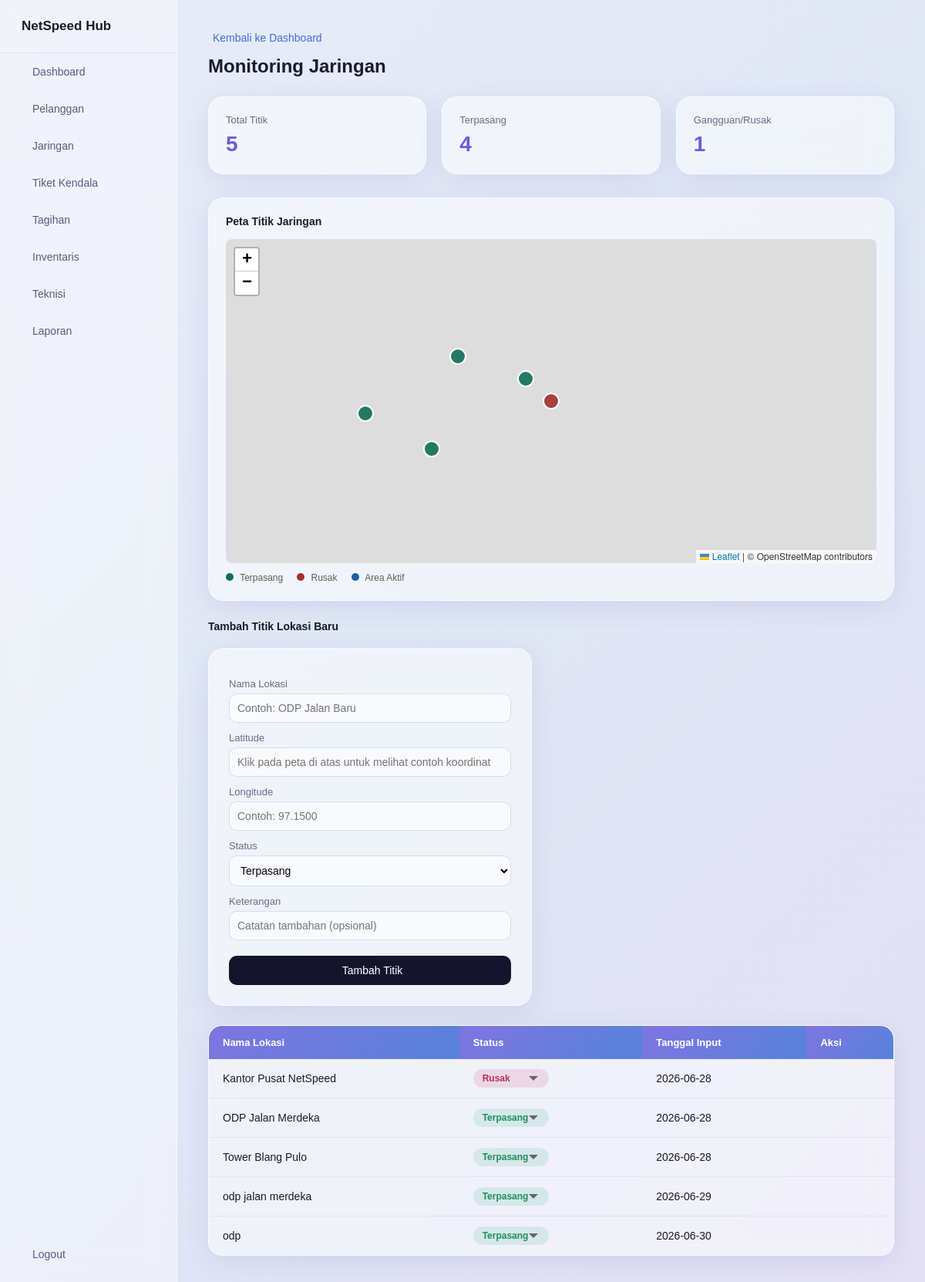
Screenshot of /jaringan (signed in) with the database file from the repository.
### tables this page shows
CREATE TABLE titik_jaringan (
            id INTEGER PRIMARY KEY AUTOINCREMENT,
            nama_lokasi TEXT NOT NULL,
            latitude REAL NOT NULL,
            longitude REAL NOT NULL,
            status TEXT NOT NULL,
            keterangan TEXT,
            tanggal_input TEXT NOT NULL
        );

### App.py (the view)
@app.route("/jaringan")
def jaringan():
    if session.get("role") not in ["admin", "teknisi"]:
        return redirect(url_for("login"))
    conn = get_connection()
    cursor = conn.cursor()
    cursor.execute("SELECT * FROM titik_jaringan")
    daftar_titik = cursor.fetchall()
    conn.close()
    titik_json = [dict(t) for t in daftar_titik]
    return render_template("jaringan.html", titik_json=titik_json)

### App.py (called while the page is built)
@app.context_processor
def inject_notifikasi():
    if "username" not in session:
        return {}
    conn = get_connection()
    cursor = conn.cursor()
    notif = 0
    if session.get("role") in ["admin", "teknisi"]:
        cursor.execute(
            "SELECT COUNT(*) FROM tiket_kendala WHERE status = 'Dilaporkan'"
        )
        notif = cursor.fetchone()[0]
    elif session.get("role") == "pelanggan":
        cursor.execute(
            "SELECT COUNT(*) FROM tiket_kendala WHERE pelanggan_id = ? AND status = 'Sedang Ditangani'",
            (session.get("pelanggan_id"),)
        )
        notif = cursor.fetchone()[0]
    conn.close()
    return {"jumlah_notifikasi": notif}

### database.py (called while the page is built)
def get_connection():
    conn = sqlite3.connect("database.db")
    conn.row_factory = sqlite3.Row
    return conn

### Templates/jaringan.html (shortened to what this page needs)
{% extends "base_teknisi.html" if session.role == "teknisi" else "base.html" %}
{% block content %}
    <a href="{{ url_for('dashboard') }}" class="back-link"> Kembali ke Dashboard</a>
    <h1>Monitoring Jaringan</h1>
    <div class="stat-grid">
        <div class="stat-card">
            <p class="stat-label">Total Titik</p>
            <p class="stat-value">{{ titik_json | length }}</p>
        </div>
        <div class="stat-card">
            <p class="stat-label">Terpasang</p>
            <p class="stat-value">{{ titik_json | selectattr("status", "equalto", "Terpasang") | list | length }}</p>
        </div>
        <div class="stat-card">
            <p class="stat-label">Gangguan/Rusak</p>
            <p class="stat-value">{{ titik_json | selectattr("status", "equalto", "Rusak") | list | length }}</p>
        </div>
    </div>
    <div class="chart-card" style="margin-bottom: 25px;">
        <p class="card-title">Peta Titik Jaringan</p>
        <div id="peta" style="height: 420px; border-radius: 8px;"></div>
        <div style="display:flex; gap:18px; margin-top:12px; font-size:12px; color:#5f5e5a;">
            <span><span class="dot-legenda" style="background:#0f6e56;"></span> Terpasang</span>
            <span><span class="dot-legenda" style="background:#a32d2d;"></span> Rusak</span>
            <span><span class="dot-legenda" style="background:#185fa5;"></span> Area Aktif</span>
        </div>
    </div>
    <div class="page-header">
        <p class="card-title" style="margin-bottom:0;">Tambah Titik Lokasi Baru</p>
    </div>
    <form method="POST" action="{{ url_for('tambah_titik') }}" class="form-box" style="margin-bottom:25px;">
        <label for="nama_lokasi">Nama Lokasi</label>
        <input type="text" id="nama_lokasi" name="nama_lokasi" placeholder="Contoh: ODP Jalan Baru" required>
        <label for="latitude">Latitude</label>
        <input type="text" id="latitude" name="latitude" placeholder="Klik pada peta di atas untuk melihat contoh koordinat" required>
        <label for="longitude">Longitude</label>
        <input type="text" id="longitude" name="longitude" placeholder="Contoh: 97.1500" required>
        <label for="status">Status</label>
        <select id="status" name="status" required>
            <option value="Terpasang">Terpasang</option>
        </select>
        <label for="keterangan">Keterangan</label>
        <input type="text" id="keterangan" name="keterangan" placeholder="Catatan tambahan (opsional)">
        <button type="submit"> Tambah Titik</button>
    </form>
    <table class="data-table">
        <thead>
            <tr><th>Nama Lokasi</th><th>Status</th><th>Tanggal Input</th><th>Aksi</th></tr>
        </thead>
        <tbody>
            {% for t in titik_json %}
            <tr>
                <td>{{ t.nama_lokasi }}</td>
                <td>
                    <form method="POST" action="{{ url_for('update_status_titik', id=t.id) }}">
                        <select name="status" onchange="this.form.submit()" class="status-select status-select-{{ 'green' if t.status == 'Terpasang' else 'red' if t.status == 'Rusak' else 'blue' }}">
                            <option value="Terpasang" {% if t.status == "Terpasang" %}selected{% endif %}>Terpasang</option>
                            <option value="Rusak" {% if t.status == "Rusak" %}selected{% endif %}>Rusak</option>
                        </select>
                    </form>
                </td>
                <td>{{ t.tanggal_input }}</td>
                <td>
                </td>
            </tr>
            {% endfor %}
        </tbody>
    </table>
{% endblock %}

### Static/Style.css (style rules this page uses)
* { margin: 0; padding: 0; box-sizing: border-box; }
body { font-family: Arial, sans-serif; background: linear-gradient(135deg, #e8ecf9 0%, #dfe7f5 50%, #e3e0f5 100%); min-height: 100vh; }
a { text-decoration: none; }
.main-content h1 { color: #1a1a2e; margin-bottom: 25px; font-size: 24px; }
.back-link { display: inline-flex; align-items: center; gap: 6px; margin-bottom: 15px; color: #3b6fd6; font-size: 14px; }
.stat-grid { display: flex; gap: 20px; margin-bottom: 30px; }
.stat-card { background: rgba(255, 255, 255, 0.5); backdrop-filter: blur(16px); border: 1px solid rgba(255, 255, 255, 0.6); border-radius: 20px; padding: 22px; flex: 1; box-shadow: 0 8px 32px rgba(80, 90, 160, 0.12); transition: transform 0.2s, box-shadow 0.2s; }
.stat-label { font-size: 13px; color: #6b6b85; margin-bottom: 8px; }
.stat-value { font-size: 28px; font-weight: bold; background: linear-gradient(135deg, #6a5fdb, #3b6fd6); -webkit-background-clip: text; -webkit-text-fill-color: transparent; background-clip: text; }
.data-table { width: 100%; border-collapse: separate; border-spacing: 0; background: rgba(255, 255, 255, 0.5); backdrop-filter: blur(16px); border: 1px solid rgba(255, 255, 255, 0.6); border-radius: 18px; overflow: hidden; box-shadow: 0 8px 32px rgba(80, 90, 160, 0.12); }
.data-table th { background: linear-gradient(135deg, rgba(106, 95, 219, 0.85), rgba(59, 111, 214, 0.85)); color: white; text-align: left; padding: 14px 18px; font-size: 13px; }
.data-table td { padding: 13px 18px; border-bottom: 1px solid rgba(150, 150, 200, 0.15); font-size: 14px; color: #1a1a2e; }
.data-table tbody tr { transition: background-color 0.15s; }
.data-table tr:last-child td { border-bottom: none; }
.form-box { background: rgba(255, 255, 255, 0.5); backdrop-filter: blur(16px); border: 1px solid rgba(255, 255, 255, 0.6); padding: 26px; border-radius: 20px; max-width: 420px; display: flex; flex-direction: column; box-shadow: 0 8px 32px rgba(80, 90, 160, 0.12); }
.form-box label { font-size: 13px; color: #6b6b85; margin-bottom: 5px; margin-top: 12px; }
.form-box input, .form-box select { padding: 10px; border: 1px solid rgba(150, 150, 200, 0.3); border-radius: 10px; font-size: 14px; background: rgba(255, 255, 255, 0.6); }
.form-box button { margin-top: 20px; padding: 11px; background: #14142b; color: white; border: none; border-radius: 10px; cursor: pointer; font-size: 14px; display: inline-flex; align-items: center; justify-content: center; gap: 6px; transition: transform 0.15s, box-shadow 0.15s; }
.chart-card, .activity-card { background: rgba(255, 255, 255, 0.5); backdrop-filter: blur(16px); border: 1px solid rgba(255, 255, 255, 0.6); border-radius: 20px; padding: 22px; box-shadow: 0 8px 32px rgba(80, 90, 160, 0.12); }
.chart-card { flex: 1.4; }
.card-title { font-size: 14px; font-weight: bold; color: #1a1a2e; margin-bottom: 15px; }
.page-header { display: flex; justify-content: space-between; align-items: center; margin-bottom: 20px; }
.dot-legenda { display: inline-block; width: 10px; height: 10px; border-radius: 50%; margin-right: 5px; }
.status-select { border: none; border-radius: 20px; padding: 5px 12px; font-size: 12px; font-weight: bold; cursor: pointer; outline: none; appearance: none; -webkit-appearance: none; background-repeat: no-repeat; background-position: right 8px center; padding-right: 26px; }
.status-select-green { background-color: rgba(60, 180, 130, 0.15); color: #1e8c5f; }
.status-select-red { background-color: rgba(214, 72, 111, 0.15); color: #b8305a; }

### rows the page displays
titik_jaringan: nama_lokasi "Kantor Pusat NetSpeed", status "Rusak", tanggal_input "2026-06-28"
titik_jaringan: nama_lokasi "ODP Jalan Merdeka", status "Terpasang", tanggal_input "2026-06-28"
titik_jaringan: nama_lokasi "Tower Blang Pulo", status "Terpasang", tanggal_input "2026-06-28"
titik_jaringan: nama_lokasi "odp jalan merdeka", status "Terpasang", tanggal_input "2026-06-29"
titik_jaringan: nama_lokasi "odp", status "Terpasang", tanggal_input "2026-06-30"

### other values shown
{{ titik_json | length }} "5"
{{ titik_json | selectattr("status", "equalto", "Rusak") | list | length }} "1"
